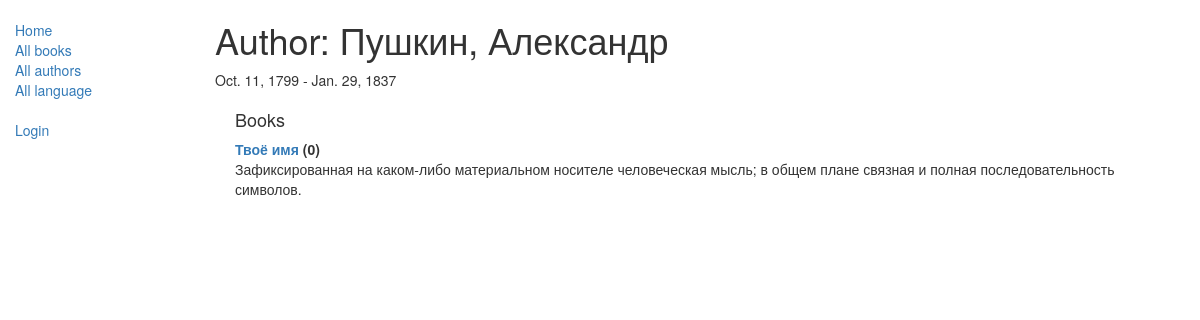
The app's page /catalog/author/1 with its own data.
### catalog/models.py (models this page shows, shortened)
class Author(models.Model):
    first_name = models.CharField(max_length=100)
    last_name = models.CharField(max_length=100)
    date_of_birth = models.DateField(null=True, blank=True)
    date_of_death = models.DateField('Died', null=True, blank=True)
    def __str__(self):
        return '%s, %s' % (self.last_name, self.first_name)

class Book(models.Model):
    title = models.CharField(max_length=200)
    author = models.ForeignKey('Author', on_delete=models.SET_NULL, null=True)
    summary = models.TextField(max_length=1000, help_text="Enter a brief description of the book")
    isbn = models.CharField('ISBN',max_length=13, help_text='13 Character <a href="https://www.isbn-international.org/content/what-isbn">ISBN number</a>')
    genre = models.ManyToManyField(Genre, help_text="Select a genre for this book")
    language = models.ForeignKey('Language', on_delete=models.SET_NULL, null=True)
    def __str__(self):
        return self.title
    def display_genre(self):
        """
        Creates a string for the Genre. This is required to display genre in Admin.
        """
        return ', '.join([genre.name for genre in self.genre.all()[:3]])
    display_genre.short_description = 'Genre'

### catalog/views.py (the view)
# urls.py: path('author/<int:pk>',views.AuthorDetailView.as_view(), name='author-detail'),
class AuthorDetailView(generic.DetailView):
    model = Author

### catalog/templates/catalog/author_detail.html
{% extends "base_generic.html" %}
{% block content %}
<h1>Author: {{ author }} </h1>
<p>{{author.date_of_birth}} - {% if author.date_of_death %}{{author.date_of_death}}{% endif %}</p>
<div style="margin-left:20px;margin-top:20px">
<h4>Books</h4>
<dl>
{% for book in author.book_set.all %}
  <dt><a href="{% url 'book-detail' book.pk %}">{{book}}</a> ({{book.bookinstance_set.all.count}})</dt>
  <dd>{{book.summary}}</dd>
  {% empty %}
  <p>This author has no books.</p>
{% endfor %}
</dl>
</div>
{% endblock %}
{% block sidebar %}
  {{ block.super }}
{% endblock %}

### records on screen
Author: last_name+first_name "Пушкин, Александр", date_of_birth "Oct. 11, 1799", date_of_death "Jan. 29, 1837"
Book: title "Твоё имя", bookinstance_set.all.count "0", summary "Зафиксированная на каком-либо материальном носителе человеческая мысль; в общем плане связная и полная последовательность символов."
